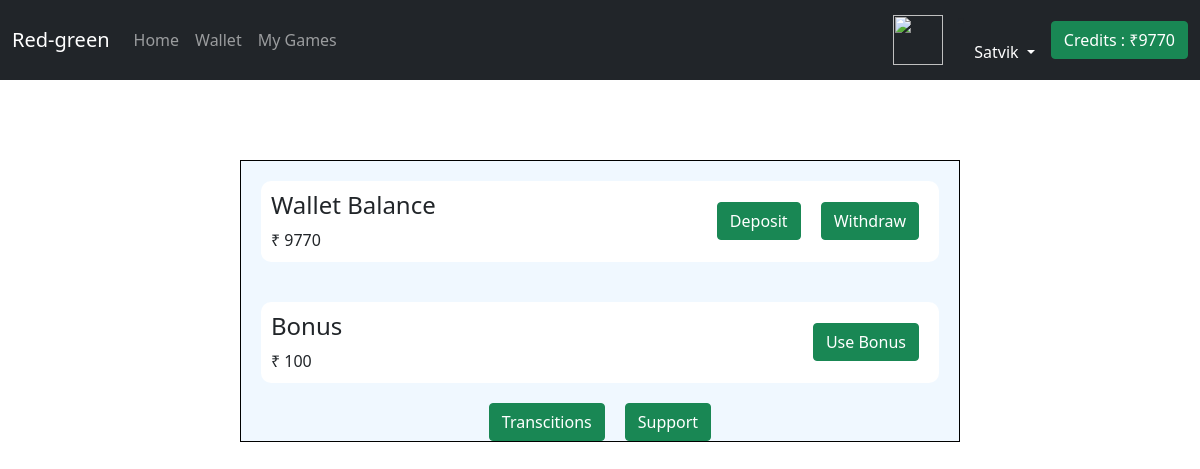
The app's page /wallet/ (signed in), older data.
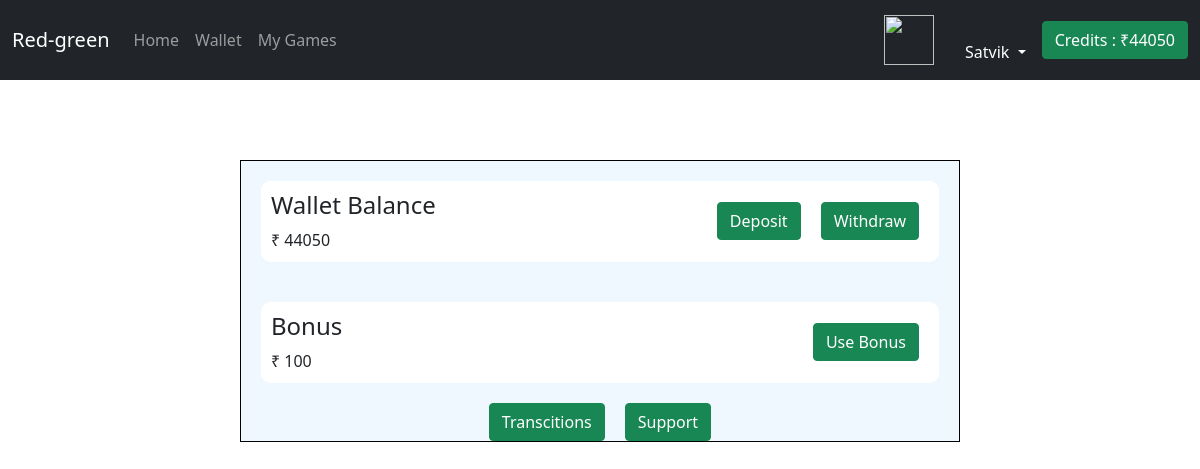
The same page, newer data.
### app/models.py (models this page shows, shortened)
class Customer(models.Model):
    user=models.ForeignKey(User,on_delete=models.CASCADE)
    walletbalance=models.IntegerField()

### app/views.py (the view)
# urls.py: path('wallet/',views.wallet, name = "wallet"),
@login_required
def wallet(request):
    customer=Customer.objects.filter(user=request.user).first()
    return render(request, 'wallet.html',{'customer':customer})

### templates/wallet.html (shortened to what this page needs)
{% extends 'base.html' %}
{% block addcss %}
<link rel="stylesheet" href="../static/home.css">
{% endblock addcss %}
{% block body %}
<div class="container-wallet">
    <div class="balance">
      <div class="balance-info">
      <h4> Wallet Balance</h4>
      <span> ₹ {{customer.walletbalance}} </span>
      </div>
      <div class="wallet-buttons">
      <button class="btn btn-success" onclick= "showinput('deposit')">Deposit</button>
      <button class="btn btn-success" onclick= "showinput('widthraw')">Withdraw </button>
      </div>
    </div>
    <div class="balance">
      <div class="balance-info">
      <h4> Bonus</h4>
      <span> ₹ 100 </span>
      </div>
      <div class="wallet-buttons">
      <a href="/deposit"> <button class="btn btn-success" >Use Bonus</button></a>
      </div>
    </div>
    <div class="wallet-buttons">
        <a href="/transcitions"> <button class="btn btn-success" >Transcitions</button></a>
      <a href="/support"> <button class="btn btn-success" >Support</button></a>
    </div>
</div>
{% endblock body %}

### templates/base.html (shortened to what this page needs)
<!DOCTYPE html>
<html lang="en">
  <head>
    {% block addcss %}{% endblock addcss %}
    <link href="https://unpkg.com/tailwindcss@^2/dist/tailwind.min.css" rel="stylesheet">
    <link rel="stylesheet" href="https://cdn.jsdelivr.net/npm/bootstrap@5.1.0/dist/css/bootstrap.min.css">
  </head>
  <body>
    <nav class="navbar navbar-expand-lg navbar-dark bg-dark">
  <div class="container-fluid">
    <a class="navbar-brand" href="">Red-green</a>
    <div class="collapse navbar-collapse" id="navbarSupportedContent">
      <ul class="navbar-nav me-auto mb-2 mb-lg-0">
        <li class="nav-item">
          <a class="nav-link " aria-current="page" href="/">Home</a>
        </li>
        <li class="nav-item">
          <a class="nav-link" href="/wallet">Wallet</a>
        </li>
        <li class="nav-item">
          <a class="nav-link" href="/mygames">My Games</a>
        </li>
      </ul>
        {% if request.user.is_authenticated %}
        <a href="/profile"> <img style="width : 50px; height : 50px; border-radius 50%; margin: 0 15px;" src="https://cdn-icons-png.flaticon.com/512/3135/3135715.png"></a>
           <li class="nav-item dropdown ">
              <a class="nav-link dropdown-toggle text-white" href="#" id="profileDropdown" role="button" data-bs-toggle="dropdown" aria-expanded="false">
                {{request.user.username|capfirst}}
              </a>
            </li>
        <a href="/wallet"> <button class="btn btn-success" >Credits : ₹{{customer.walletbalance}}</button></a>
            {% endif %}
    </div>
  </div>
</nav>
    {% block body %} {% endblock body %}
  </body>
</html>

Row changes from the older to the newer data that the page shows:
changed Customer: walletbalance "9770" → "44050"
